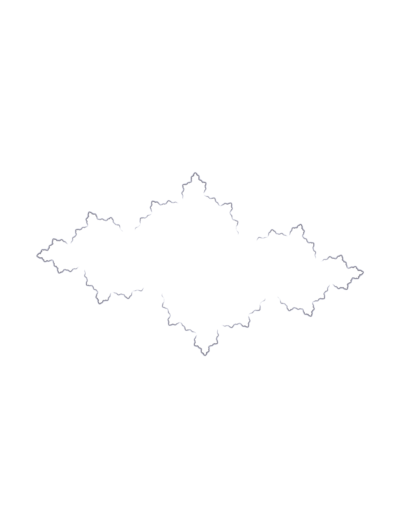
#> input picture frontend/src/aria-atelier/assets/stages/stage-aria-1.png, 400 x 528 px, given in place of stage-lucian-6.png, which was not available
$ python bake_twin.py
#> lines starting #> are read from the running program, lines starting #| are printed output that depends on the picture; after the words box and inside, x2 and y2 are one past the last pixel; in counts of white or black regions, pixels touching at a corner belong together
#!/usr/bin/env python3
"""Bake a refraction twin — the Atelier dynamism pass (spec §2.3).

A twin is a blurred, half-resolution copy of one stage image,
rendered beneath that stage's ink in the cast view so the ink
reads as lying IN the water rather than on it. The founder's
review (2026-11-25) gated this mechanism to ONE representative
twin, judged on the actual water before any batch exists: a
blurred underlay can read as shadow, ghost, or registration
error rather than refraction, and 84 assets are an architectural
cost, not just a computational one. The batch, if the verdict
earns it, is this same bake with TWINS extended — nothing else
about the pipeline changes.

The prototype twin is LUCIAN, stage 6 — exactly mid-ladder. His
dendritic channel network is the densest continuous ink of the
seven voices, so a blur survives the half-resolution downscale
as a legible smear; Jynx, the other candidate, draws 1–2px
Penrose lines that a blur + downscale would largely erase (the
#434 report flags the same thin-line resampling fragility),
making him a test of absence rather than of refraction.

Method (the stagegen discipline — float premultiplied space
throughout, as generate_stages.py's resizes):
  1. gaussian blur at ASSET resolution: separable kernel,
     sigma = 1.0 (FWHM ≈ 2.4px — the spec's "~2px"), applied to
     the premultiplied channels with reflect padding;
  2. half-resolution downscale through the float-premultiplied
     bilinear path (generate_stages.resize_rgba_float's method,
     in miniature);
  3. absent colour where alpha is effectively zero is the ink's
     own: black, as the stage PNGs carry it.

Outputs:
  assets/stages/stage-<voice>-<n>-refr.png   (the twin)
  stage-manifest.json                        (gains a `twins`
     record + totals.twinBytes; every existing record untouched)

Run: python3 bake_twin.py            (from anywhere)
"""
import json, pathlib
import numpy as np
from PIL import Image

HERE = pathlib.Path(__file__).resolve().parent
ATELIER = HERE.parent
STAGES_DIR = ATELIER / 'assets' / 'stages'

# The prototype set: ONE twin (founder's gate, 2026-11-25).
TWINS = [('lucian', 6)]

BLUR_SIGMA = 1.0


def gaussian_kernel(sigma):
    radius = max(1, int(3 * sigma))
    x = np.arange(-radius, radius + 1, dtype=np.float32)
    k = np.exp(-(x * x) / (2 * sigma * sigma))
    return k / k.sum()


def blur_axis(a, kernel, axis):
    radius = len(kernel) // 2
    pad = [(0, 0)] * a.ndim
    pad[axis] = (radius, radius)
    padded = np.pad(a, pad, mode='reflect')
    out = np.zeros_like(a)
    for i, w in enumerate(kernel):
        sl = [slice(None)] * a.ndim
        sl[axis] = slice(i, i + a.shape[axis])
        out += padded[tuple(sl)] * w
    return out


def premultiplied(img):
    a = np.asarray(img).astype(np.float32)
    alpha01 = a[..., 3] / 255.0
    prem = a[..., :3] * alpha01[..., None]
    return prem, a[..., 3]


def unpremultiplied(prem, alpha, absent_rgb=(0, 0, 0)):
    out = np.zeros((*alpha.shape, 4), np.float32)
    present = alpha >= 1.0
    rgb = prem * 255.0 / np.maximum(alpha, 1e-9)[..., None]
    out[..., :3] = np.where(present[..., None], np.clip(rgb, 0, 255),
                            np.array(absent_rgb, np.float32))
    out[..., 3] = np.clip(alpha, 0, 255)
    return Image.fromarray(np.round(out).astype(np.uint8), 'RGBA')


def resize_half_bilinear(prem, alpha):
    """Float-premultiplied bilinear downscale to half size —
    generate_stages.resize_rgba_float's method at factor 2."""
    h, w = alpha.shape
    size = (w // 2, h // 2)
    chans = [
        np.asarray(Image.fromarray(prem[..., c], mode='F').resize(size, Image.BILINEAR))
        for c in range(3)
    ]
    A = np.asarray(Image.fromarray(alpha, mode='F').resize(size, Image.BILINEAR))
    return np.stack(chans, axis=-1), A


def bake(voice, stage):
    src_path = STAGES_DIR / ('stage-%s-%d.png' % (voice, stage))
    img = Image.open(src_path).convert('RGBA')
    prem, alpha = premultiplied(img)
    kernel = gaussian_kernel(BLUR_SIGMA)
    blurred_prem = prem
    for axis in (0, 1):
        blurred_prem = blur_axis(blurred_prem, kernel, axis)
    blurred_alpha = alpha
    for axis in (0, 1):
        blurred_alpha = blur_axis(blurred_alpha, kernel, axis)
    small_prem, small_alpha = resize_half_bilinear(blurred_prem, blurred_alpha)
    twin = unpremultiplied(small_prem, small_alpha)
    out_path = STAGES_DIR / ('stage-%s-%d-refr.png' % (voice, stage))
    twin.save(out_path, compress_level=9)
    return {
        'voice': voice,
        'stage': stage,
        'file': out_path.name,
        'size': list(twin.size),
        'bytes': out_path.stat().st_size,
        'sourceBytes': src_path.stat().st_size,
        'method': 'gaussian blur sigma=%.1f at asset resolution, float premultiplied; '
                  'half-resolution float-premultiplied bilinear' % BLUR_SIGMA,
    }


def main():
    records = [bake(voice, stage) for voice, stage in TWINS]
#> in bake, img is the input picture: PIL image 400x528 RGBA; mean R, G, B, A 1.5, 1.5, 1.9, 0.8
#> in premultiplied, `alpha01 = a[..., 3] / 255.0`:
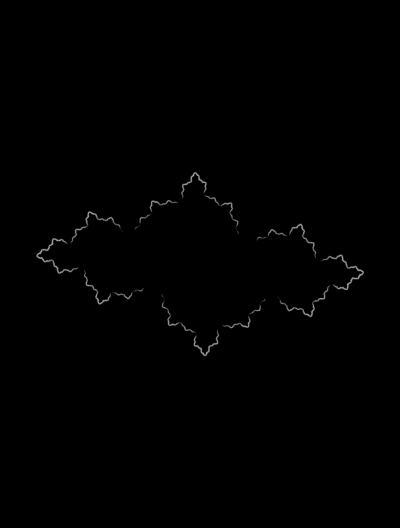
#> alpha01: shape (528, 400) float32; min 0, max 0.663, mean 0.00312
#> the loop in bake, `for axis in (0, 1):` made 2 passes
#> pass 2, in bake, `blurred_prem = blur_axis(blurred_prem, kernel, axis)`:
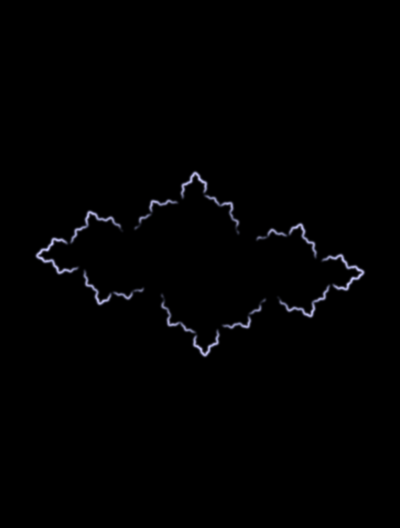
#> blurred_prem: shape (528, 400, 3) float32; mean R, G, B 0.3, 0.3, 0.4; drawn with min black and max white
#> in resize_half_bilinear, `chans = [ np.asarray(Image.fromarray(prem[..., c], mode='F').resize(si..`: chans = 3 items
#> in unpremultiplied, `present = alpha >= 1.0`:
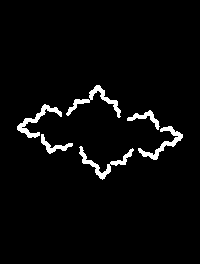
#> present: shape (264, 200) bool; 3.5% white; 6 white regions, box (x1, y1, x2, y2) and area: (79, 146, 134, 180) 377, (66, 85, 121, 118) 376, (17, 104, 62, 138) 368, (138, 126, 183, 160) 362, (41, 134, 73, 154) 192, (127, 110, 160, 130) 191
#> in unpremultiplied, `rgb = prem * 255.0 / np.maximum(alpha, 1e-9)[..., None]`:
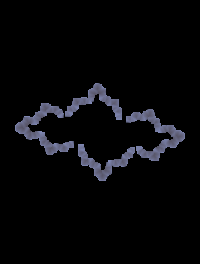
#> rgb: shape (264, 200, 3) float32; mean R, G, B 6.9, 7.1, 9.1
#> in unpremultiplied, `out[..., 3] = np.clip(alpha, 0, 255)`:
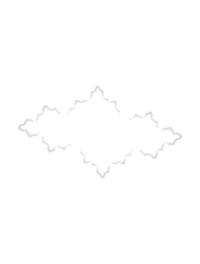
#> out: shape (264, 200, 4) float32; mean R, G, B, A 3.6, 3.7, 4.7, 0.8; transparent parts drawn white
    manifest_path = ATELIER / 'stage-manifest.json'
    manifest = json.loads(manifest_path.read_text())
    manifest['twins'] = records
    manifest.setdefault('totals', {})['twinBytes'] = sum(r['bytes'] for r in records)
    manifest_path.write_text(json.dumps(manifest, indent=1))
    for r in records:
        print('twin: %s — %dx%d, %d bytes (source %d bytes)' % (
            r['file'], r['size'][0], r['size'][1], r['bytes'], r['sourceBytes']))


if __name__ == '__main__':
#> (the run stopped early here; a loop or call above may not have finished)
